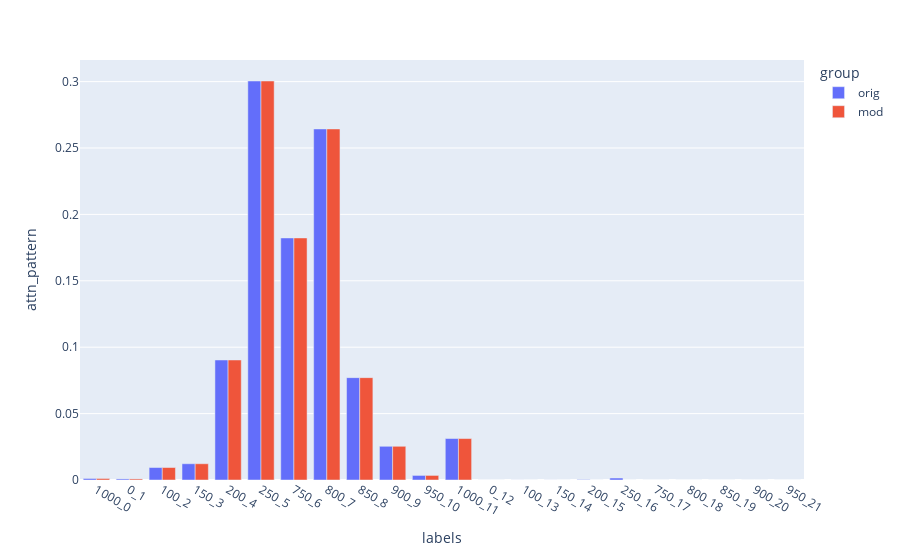
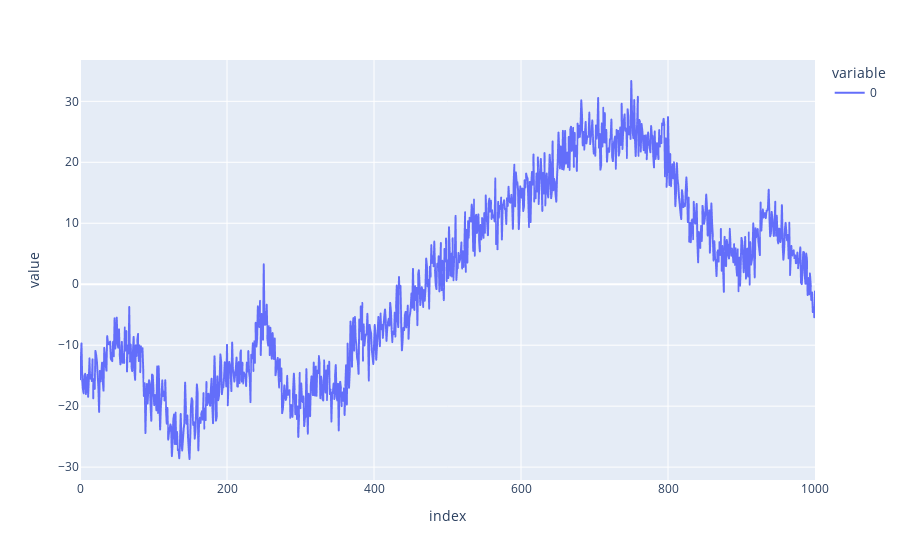
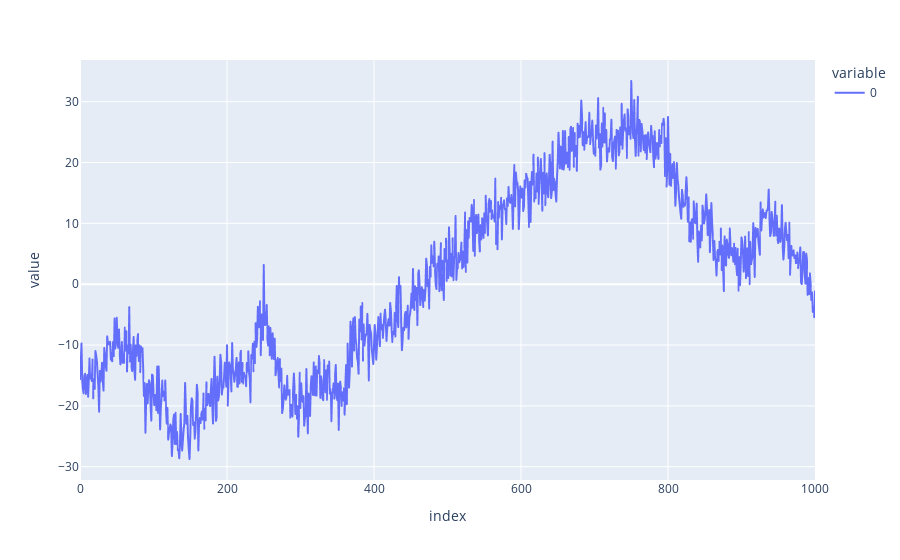

Source (notebook cell) for these figures, in order:
### Code cell
orig_attn_pat = attention_pattern[0, 0, 16, :]
my_attn_pat = attention_pattern[0, 0, 16, :].clone()
my_attn_pat[12:17] = 0

graph_attn_out_diff(orig_attn_pat, my_attn_pat)

### Figure 1 — Plotly figure (JSON) as saved in the notebook; plotly's stock layout.template omitted (floating-point values rounded to 4 significant figures)
{"data": [{"alignmentgroup": "True", "hovertemplate": "group=orig<br>labels=%{x}<br>attn_pattern=%{y}<extra></extra>", "legendgroup": "orig", "marker": {"color": "#636efa", "pattern": {"shape": ""}}, "name": "orig", "offsetgroup": "orig", "orientation": "v", "showlegend": true, "textposition": "auto", "type": "bar", "x": ["1000_0", "0_1", "100_2", "150_3", "200_4", "250_5", "750_6", "800_7", "850_8", "900_9", "950_10", "1000_11", "0_12", "100_13", "150_14", "200_15", "250_16", "750_17", "800_18", "850_19", "900_20", "950_21"], "xaxis": "x", "y": [0.001146, 0.000805, 0.0094, 0.01225, 0.09037, 0.3005, 0.1823, 0.2644, 0.07708, 0.02538, 0.003442, 0.03122, 3.945e-06, 2.936e-05, 2.864e-05, 0.0002903, 0.001486, 0, 0, 0, 0, 0], "yaxis": "y"}, {"alignmentgroup": "True", "hovertemplate": "group=mod<br>labels=%{x}<br>attn_pattern=%{y}<extra></extra>", "legendgroup": "mod", "marker": {"color": "#EF553B", "pattern": {"shape": ""}}, "name": "mod", "offsetgroup": "mod", "orientation": "v", "showlegend": true, "textposition": "auto", "type": "bar", "x": ["1000_0", "0_1", "100_2", "150_3", "200_4", "250_5", "750_6", "800_7", "850_8", "900_9", "950_10", "1000_11", "0_12", "100_13", "150_14", "200_15", "250_16", "750_17", "800_18", "850_19", "900_20", "950_21"], "xaxis": "x", "y": [0.001146, 0.000805, 0.0094, 0.01225, 0.09037, 0.3005, 0.1823, 0.2644, 0.07708, 0.02538, 0.003442, 0.03122, 0, 0, 0, 0, 0, 0, 0, 0, 0, 0], "yaxis": "y"}], "layout": {"autosize": true, "barmode": "group", "legend": {"title": {"text": "group"}, "tracegroupgap": 0}, "margin": {"t": 60}, "xaxis": {"anchor": "y", "autorange": true, "domain": [0, 1], "range": [-0.5, 21.5], "title": {"text": "labels"}, "type": "category"}, "yaxis": {"anchor": "x", "autorange": true, "domain": [0, 1], "range": [0, 0.3163], "title": {"text": "attn_pattern"}, "type": "linear"}}}

### Figure 2 — Plotly figure (JSON) as saved in the notebook; plotly's stock layout.template omitted (floating-point values rounded to 4 significant figures; data arrays with more than 128 entries replaced by an {"elided": "..."} marker saying what was removed)
{"data": [{"hovertemplate": "variable=0<br>index=%{x}<br>value=%{y}<extra></extra>", "legendgroup": "0", "line": {"color": "#636efa", "dash": "solid"}, "marker": {"symbol": "circle"}, "mode": "lines", "name": "0", "showlegend": true, "type": "scattergl", "x": {"elided": "1001 int values"}, "xaxis": "x", "y": {"elided": "1001 float values"}, "yaxis": "y"}], "layout": {"autosize": true, "legend": {"title": {"text": "variable"}, "tracegroupgap": 0}, "margin": {"t": 60}, "xaxis": {"anchor": "y", "autorange": true, "domain": [0, 1], "range": [0, 1000], "title": {"text": "index"}, "type": "linear"}, "yaxis": {"anchor": "x", "autorange": true, "domain": [0, 1], "range": [-32.11, 36.78], "title": {"text": "value"}, "type": "linear"}}}

### Figure 3 — Plotly figure (JSON) as saved in the notebook; plotly's stock layout.template omitted (floating-point values rounded to 4 significant figures; data arrays with more than 128 entries replaced by an {"elided": "..."} marker saying what was removed)
{"data": [{"hovertemplate": "variable=0<br>index=%{x}<br>value=%{y}<extra></extra>", "legendgroup": "0", "line": {"color": "#636efa", "dash": "solid"}, "marker": {"symbol": "circle"}, "mode": "lines", "name": "0", "showlegend": true, "type": "scattergl", "x": {"elided": "1001 int values"}, "xaxis": "x", "y": {"elided": "1001 float values"}, "yaxis": "y"}], "layout": {"autosize": true, "legend": {"title": {"text": "variable"}, "tracegroupgap": 0}, "margin": {"t": 60}, "xaxis": {"anchor": "y", "autorange": true, "domain": [0, 1], "range": [0, 1000], "title": {"text": "index"}, "type": "linear"}, "yaxis": {"anchor": "x", "autorange": true, "domain": [0, 1], "range": [-32.18, 36.85], "title": {"text": "value"}, "type": "linear"}}}
